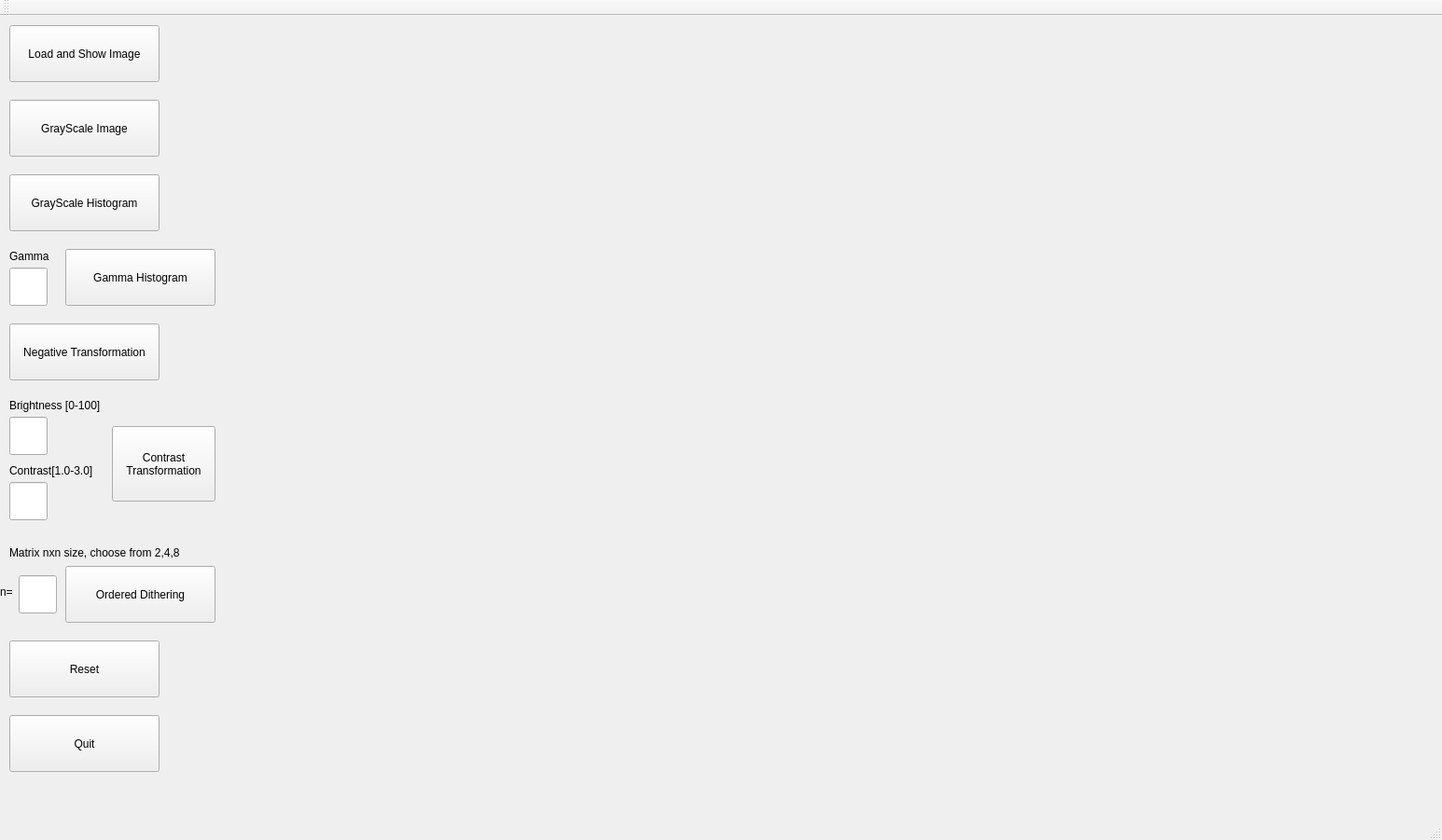
<?xml version="1.0" encoding="UTF-8"?>
<ui version="4.0">
 <class>MainWindow</class>
 <widget class="QMainWindow" name="MainWindow">
  <property name="geometry">
   <rect>
    <x>0</x>
    <y>0</y>
    <width>1546</width>
    <height>901</height>
   </rect>
  </property>
  <property name="windowTitle">
   <string>MainWindow</string>
  </property>
  <widget class="QWidget" name="centralWidget">
   <widget class="QLabel" name="show_img">
    <property name="geometry">
     <rect>
      <x>410</x>
      <y>30</y>
      <width>981</width>
      <height>711</height>
     </rect>
    </property>
    <property name="text">
     <string/>
    </property>
   </widget>
   <widget class="QPushButton" name="show">
    <property name="geometry">
     <rect>
      <x>10</x>
      <y>10</y>
      <width>161</width>
      <height>61</height>
     </rect>
    </property>
    <property name="text">
     <string>Load and Show Image</string>
    </property>
   </widget>
   <widget class="QPushButton" name="gray">
    <property name="geometry">
     <rect>
      <x>10</x>
      <y>90</y>
      <width>161</width>
      <height>61</height>
     </rect>
    </property>
    <property name="text">
     <string>GrayScale Image</string>
    </property>
   </widget>
   <widget class="QPushButton" name="reset">
    <property name="geometry">
     <rect>
      <x>10</x>
      <y>670</y>
      <width>161</width>
      <height>61</height>
     </rect>
    </property>
    <property name="text">
     <string>Reset</string>
    </property>
   </widget>
   <widget class="QPushButton" name="histgray">
    <property name="geometry">
     <rect>
      <x>10</x>
      <y>170</y>
      <width>161</width>
      <height>61</height>
     </rect>
    </property>
    <property name="text">
     <string>GrayScale Histogram</string>
    </property>
   </widget>
   <widget class="QPushButton" name="histgamma">
    <property name="geometry">
     <rect>
      <x>70</x>
      <y>250</y>
      <width>161</width>
      <height>61</height>
     </rect>
    </property>
    <property name="text">
     <string>Gamma Histogram</string>
    </property>
   </widget>
   <widget class="QLineEdit" name="gamma_val">
    <property name="geometry">
     <rect>
      <x>10</x>
      <y>270</y>
      <width>41</width>
      <height>41</height>
     </rect>
    </property>
   </widget>
   <widget class="QPushButton" name="negative">
    <property name="geometry">
     <rect>
      <x>10</x>
      <y>330</y>
      <width>161</width>
      <height>61</height>
     </rect>
    </property>
    <property name="text">
     <string>Negative Transformation</string>
    </property>
   </widget>
   <widget class="QPushButton" name="contrast">
    <property name="geometry">
     <rect>
      <x>120</x>
      <y>440</y>
      <width>111</width>
      <height>81</height>
     </rect>
    </property>
    <property name="text">
     <string>Contrast 
Transformation</string>
    </property>
   </widget>
   <widget class="QLineEdit" name="brightness_val">
    <property name="geometry">
     <rect>
      <x>10</x>
      <y>430</y>
      <width>41</width>
      <height>41</height>
     </rect>
    </property>
   </widget>
   <widget class="QLineEdit" name="contrast_val">
    <property name="geometry">
     <rect>
      <x>10</x>
      <y>500</y>
      <width>41</width>
      <height>41</height>
     </rect>
    </property>
   </widget>
   <widget class="QLabel" name="label">
    <property name="geometry">
     <rect>
      <x>10</x>
      <y>410</y>
      <width>111</width>
      <height>16</height>
     </rect>
    </property>
    <property name="text">
     <string>Brightness [0-100]</string>
    </property>
   </widget>
   <widget class="QLabel" name="label_2">
    <property name="geometry">
     <rect>
      <x>10</x>
      <y>480</y>
      <width>111</width>
      <height>16</height>
     </rect>
    </property>
    <property name="text">
     <string>Contrast[1.0-3.0]</string>
    </property>
   </widget>
   <widget class="QPushButton" name="dither">
    <property name="geometry">
     <rect>
      <x>70</x>
      <y>590</y>
      <width>161</width>
      <height>61</height>
     </rect>
    </property>
    <property name="text">
     <string>Ordered Dithering</string>
    </property>
   </widget>
   <widget class="QLineEdit" name="matrix_size">
    <property name="geometry">
     <rect>
      <x>20</x>
      <y>600</y>
      <width>41</width>
      <height>41</height>
     </rect>
    </property>
   </widget>
   <widget class="QLabel" name="label_3">
    <property name="geometry">
     <rect>
      <x>10</x>
      <y>250</y>
      <width>55</width>
      <height>16</height>
     </rect>
    </property>
    <property name="text">
     <string>Gamma</string>
    </property>
   </widget>
   <widget class="QLabel" name="label_4">
    <property name="geometry">
     <rect>
      <x>10</x>
      <y>560</y>
      <width>221</width>
      <height>31</height>
     </rect>
    </property>
    <property name="text">
     <string>Matrix nxn size, choose from 2,4,8</string>
    </property>
   </widget>
   <widget class="QPushButton" name="quit">
    <property name="geometry">
     <rect>
      <x>10</x>
      <y>750</y>
      <width>161</width>
      <height>61</height>
     </rect>
    </property>
    <property name="text">
     <string>Quit</string>
    </property>
   </widget>
   <widget class="QLabel" name="label_5">
    <property name="geometry">
     <rect>
      <x>0</x>
      <y>610</y>
      <width>21</width>
      <height>16</height>
     </rect>
    </property>
    <property name="text">
     <string>n=</string>
    </property>
   </widget>
  </widget>
  <widget class="QMenuBar" name="menuBar">
   <property name="geometry">
    <rect>
     <x>0</x>
     <y>0</y>
     <width>1546</width>
     <height>26</height>
    </rect>
   </property>
  </widget>
  <widget class="QToolBar" name="mainToolBar">
   <attribute name="toolBarArea">
    <enum>TopToolBarArea</enum>
   </attribute>
   <attribute name="toolBarBreak">
    <bool>false</bool>
   </attribute>
  </widget>
  <widget class="QStatusBar" name="statusBar"/>
 </widget>
 <layoutdefault spacing="6" margin="11"/>
 <resources/>
 <connections/>
</ui>
